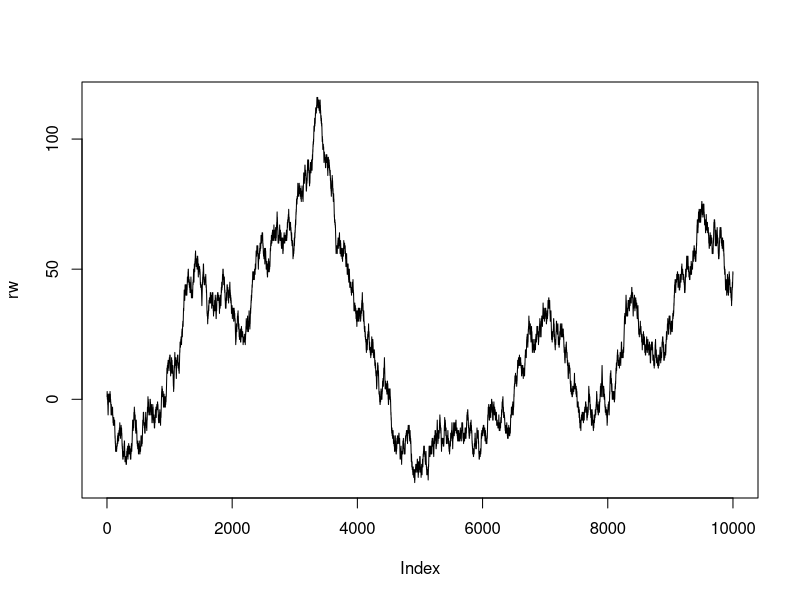
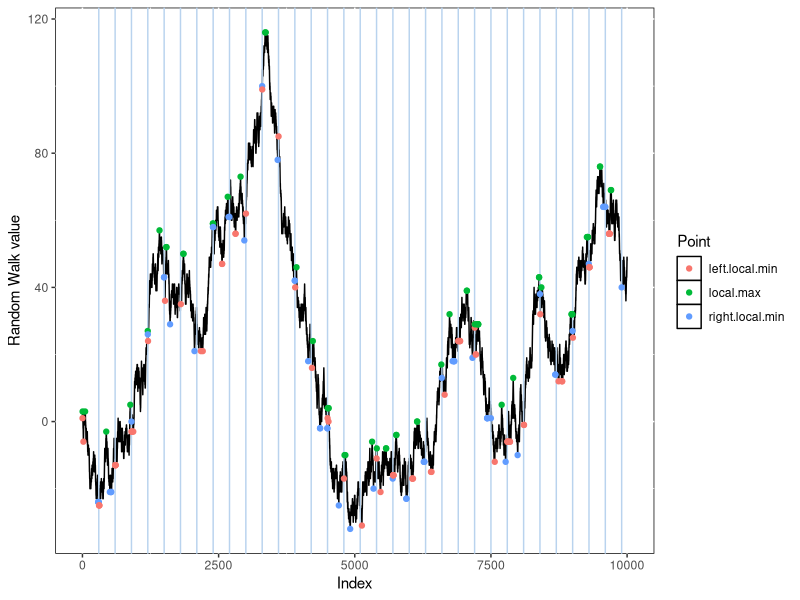

R code for these plots, in order:
library(ggplot2)

#Code for finding local maximum, left side local minimum, right side local maximum for given part of whole time series


### parameters:
  

  rw.steps <- 10000  ## Steps taken by random walker
  n <- 300           ## Width interval (number of observations in one range)
  
## Comment: Width of interval should the a function in future

  
  
  
### Random Walk simulation 
  rw  <- cumsum(sample(c(-1,1),rw.steps, TRUE))
  plot(rw,type='l')


### Data frame: random walk values

  x <- as.data.frame(rw, stringsAsFactors = F)    ## random walk values
  x$pts <- NA                                     ## Flag for local minimum/maximum
  x$value <- NA                                   ## Saving local min/max values in additional column (easier) (mostly for plotting)
  x$index <- 1:nrow(x)                            ## index of steps
  

  
  
  
  k <- round(nrow(x)/n)   ## number of ranges
  ks <- cumsum(rep(n,k))  ## coordinates for ranges (for plotting only)
  
### iterator for each range
  i <- 1

  for (i in 1:k){
    
    ## max observation number
    kni <- n*i
    
    ## find local maximum in range
    
    v <- ((kni-n)+1):kni
    
    maxs <- unique(sort(x$rw[v], decreasing = T))[1]
    
    x[which(x$rw %in% maxs & x$index %in% v),'pts'] <- 'local.max'
    
    max.index <- x[which(x$rw %in% maxs & x$index %in% v, x$pts %in%  c('local.max')),'index']
    
    
    ## for each maximum (when we got more than one global maximum (same value) in a range (quite rare))
    m <- 1
    for (m in 1:length(max.index)){
      
      #find left local minimum
      vl <- ((kni-n)+1):max.index[m]
      lmins <- unique(sort(x$rw[vl], decreasing = F))[1]
      x[which(x$rw %in% lmins & x$index %in% vl),'pts'] <- 'left.local.min'
      
      #find right local minimum
      vr <- max.index[m]:kni
      rmins <- unique(sort(x$rw[vr], decreasing = F))[1]
      x[which(x$rw %in% rmins & x$index %in% vr),'pts'] <- 'right.local.min'
      
    }
  }  
  
  ## save local values for plotting
  x$value <- ifelse(is.na(x$pts) == F, x$rw, x$value)  
  
  ggplot(data = x, aes(x=seq(1,nrow(x)), y= rw, group=1))+
    geom_line(stat='identity')+
    geom_vline(xintercept = ks, color = 'slategray2')+
    geom_point(aes(y=value,color=pts), na.rm=T)+
    theme(panel.background = element_rect(fill = 'white', colour = 'black'))+
    scale_color_discrete(name = 'Point',breaks=c("left.local.min","local.max","right.local.min")) +
    xlab("Index") +
    ylab("Random Walk value") 
  
  
  
  
  
  
  
  
  
  
  
  
  